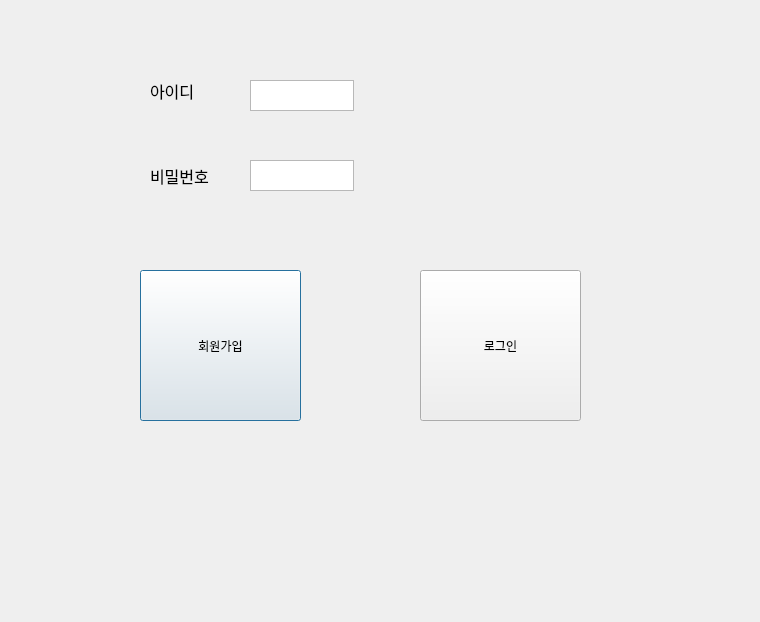
<?xml version="1.0" encoding="UTF-8"?>
<ui version="4.0">
 <class>Dialog</class>
 <widget class="QDialog" name="Dialog">
  <property name="geometry">
   <rect>
    <x>0</x>
    <y>0</y>
    <width>760</width>
    <height>622</height>
   </rect>
  </property>
  <property name="windowTitle">
   <string>Dialog</string>
  </property>
  <widget class="QPushButton" name="pushButton">
   <property name="geometry">
    <rect>
     <x>140</x>
     <y>270</y>
     <width>161</width>
     <height>151</height>
    </rect>
   </property>
   <property name="text">
    <string>회원가입</string>
   </property>
  </widget>
  <widget class="QPushButton" name="pushButton_2">
   <property name="geometry">
    <rect>
     <x>420</x>
     <y>270</y>
     <width>161</width>
     <height>151</height>
    </rect>
   </property>
   <property name="text">
    <string>로그인</string>
   </property>
  </widget>
  <widget class="QLabel" name="label">
   <property name="geometry">
    <rect>
     <x>150</x>
     <y>70</y>
     <width>61</width>
     <height>41</height>
    </rect>
   </property>
   <property name="font">
    <font>
     <family>Arial</family>
     <pointsize>12</pointsize>
    </font>
   </property>
   <property name="text">
    <string>아이디</string>
   </property>
  </widget>
  <widget class="QLabel" name="label_2">
   <property name="geometry">
    <rect>
     <x>150</x>
     <y>150</y>
     <width>71</width>
     <height>51</height>
    </rect>
   </property>
   <property name="font">
    <font>
     <family>Arial</family>
     <pointsize>12</pointsize>
    </font>
   </property>
   <property name="text">
    <string>비밀번호</string>
   </property>
  </widget>
  <widget class="QTextEdit" name="textEdit">
   <property name="geometry">
    <rect>
     <x>250</x>
     <y>80</y>
     <width>104</width>
     <height>31</height>
    </rect>
   </property>
  </widget>
  <widget class="QTextEdit" name="textEdit_2">
   <property name="geometry">
    <rect>
     <x>250</x>
     <y>160</y>
     <width>104</width>
     <height>31</height>
    </rect>
   </property>
  </widget>
 </widget>
 <resources/>
 <connections/>
</ui>
